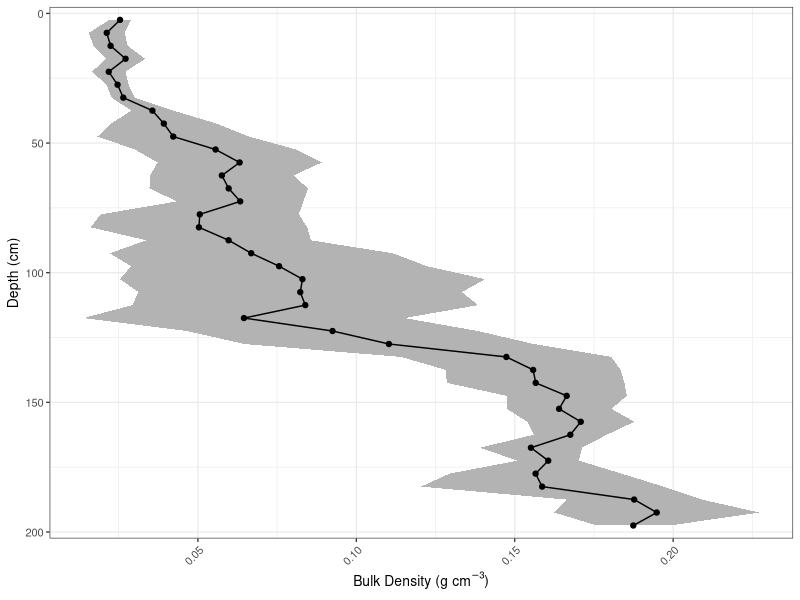
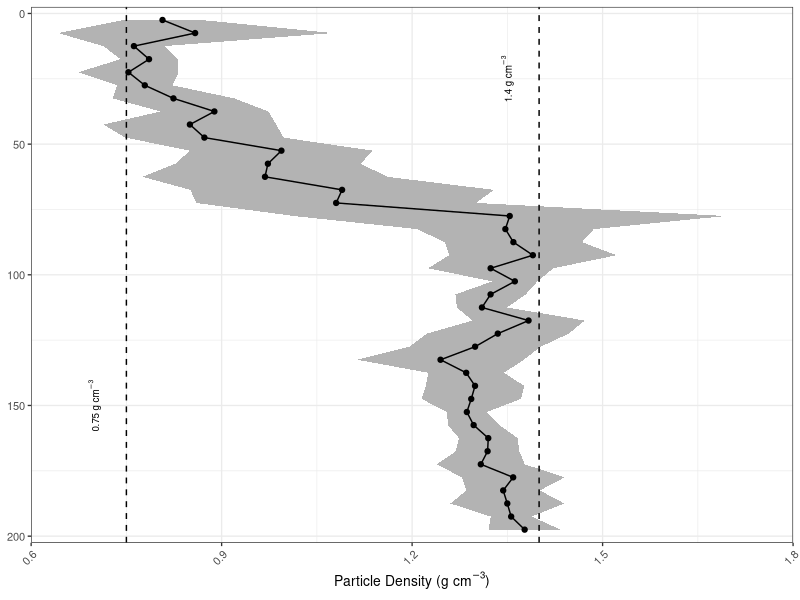
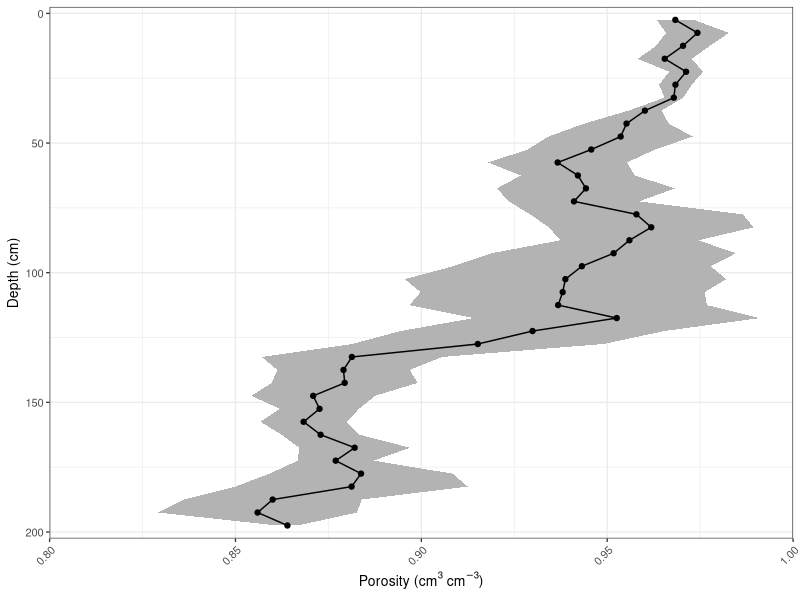
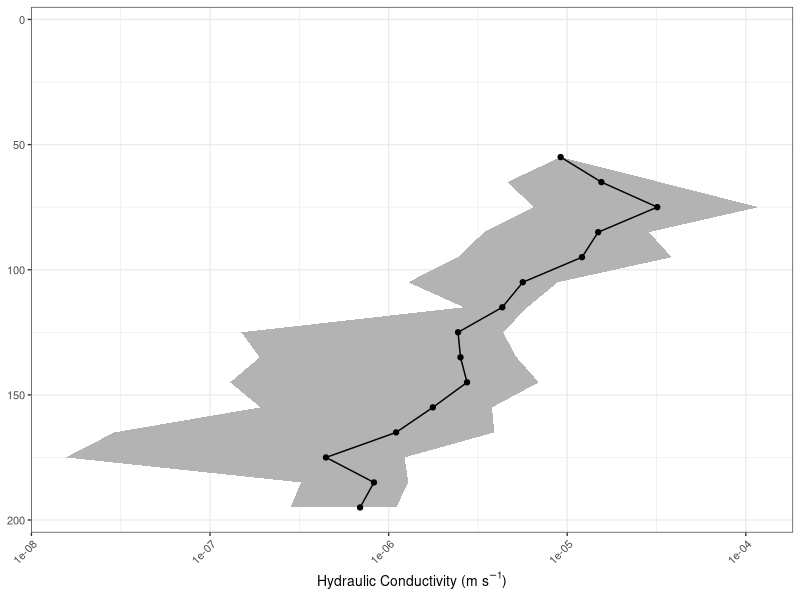
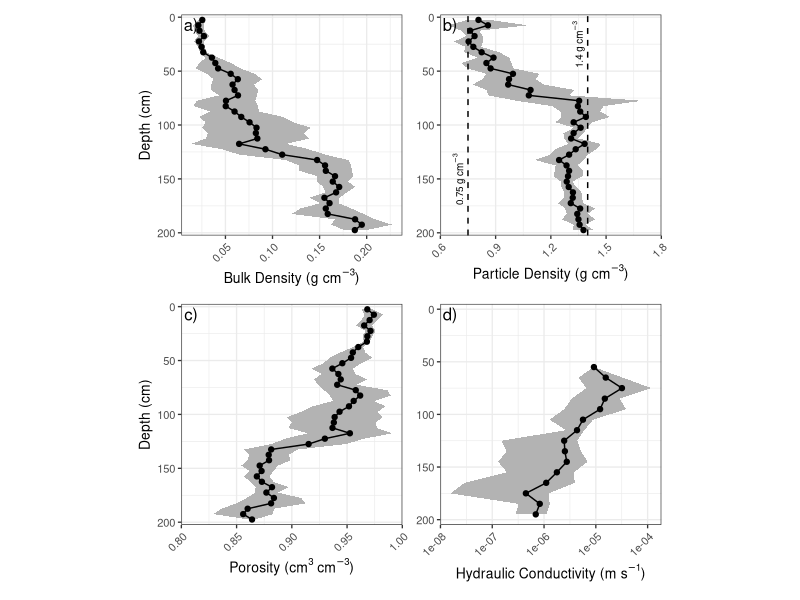
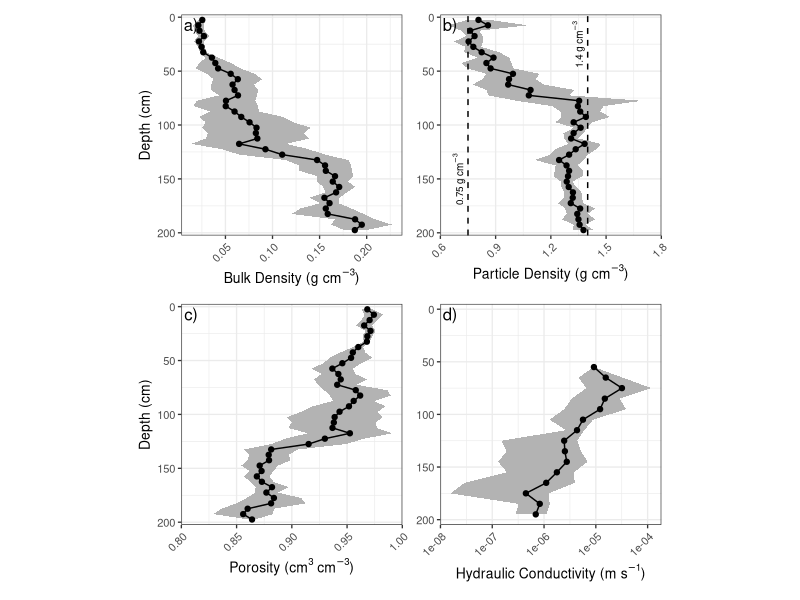

These figures' R source, in order:
#' # Load Libraries

library(tidyverse)
library(patchwork)

#' # Read in data 
data <-  read_csv("Data.csv") %>%
  pivot_longer(cols = c("particle_density_g_cm3", "bulk_density_g_cm3", "porosity"), names_to = "parameter", values_to = "value")

k_data <-  read_csv("Ksat data.csv") 

plot_data <- data %>%
  group_by(parameter, mid_depth) %>%
  summarise(mean = mean(value, na.rm = TRUE),
            sd = sd(value, na.rm = TRUE)) %>%
  ungroup() 

plot_data2 <- k_data %>%
  group_by(mid_depth) %>%
  summarise(mean = mean(ksat, na.rm = TRUE),
            sd = sd(ksat, na.rm = TRUE),
            n = n(),
            max = max(ksat, na.rm = TRUE),
            min = min(ksat, na.rm = TRUE)) %>%
  ungroup()

bd1 <- ggplot(data = filter(plot_data, parameter == "bulk_density_g_cm3"), aes(x = mid_depth, y = mean)) +
  geom_ribbon(aes(ymin = mean - sd, ymax = mean + sd), fill = "grey70") +
  geom_point() +
  geom_line() +
  theme_bw(base_size = 10) +
  scale_x_reverse(expand = c(0,5), breaks = seq(0, 200, 50)) +
  #scale_y_continuous(expand = c(0,0), limits = c(0, 0.25), breaks = seq(0, 0.25, 0.05)) +
  coord_flip() +
  labs(x = "Depth (cm)", y = expression(paste("Bulk Density (", g~cm^{-3}, ")"))) +
  theme(axis.text.x = element_text(angle = 45, hjust = 1, vjust = 1))
bd1

pd1 <- ggplot(data = filter(plot_data, parameter == "particle_density_g_cm3"), aes(x = mid_depth, y = mean)) +
  geom_ribbon(aes(ymin = mean - sd, ymax = mean + sd), fill = "grey70") +
  geom_point() +
  geom_line() +
  geom_hline(yintercept = 0.75, linetype = "dashed") +
  annotate("text", x = 150, y = 0.7, label =  "0.75~g~cm^{-3}", parse = TRUE, angle = 90, size = 2.5) +
  geom_hline(yintercept = 1.4, linetype = "dashed") +
  annotate("text", x = 25, y = 1.35, label =  "1.4~g~cm^{-3}", parse = TRUE, angle = 90, size = 2.5) +
  theme_bw(base_size = 10) +
  scale_x_reverse(expand = c(0,5), breaks = seq(0, 200, 50)) +
  scale_y_continuous(expand = c(0,0), limits = c(0.6, 1.8), breaks = seq(0.6, 1.8, 0.3)) +
  coord_flip() +
  labs(x = "Depth (cm)", y = expression(paste("Particle Density (", g~cm^{-3}, ")"))) +
  theme(axis.title.y = element_blank(),
        axis.text.x = element_text(angle = 45, hjust = 1, vjust = 1))
pd1

p1 <- ggplot(data = filter(plot_data, parameter == "porosity"), aes(x = mid_depth, y = mean)) +
  geom_ribbon(aes(ymin = mean - sd, ymax = mean + sd), fill = "grey70") +
  geom_point() +
  geom_line() +
  theme_bw(base_size = 10) +
  scale_x_reverse(expand = c(0,5), breaks = seq(0, 200, 50)) +
  scale_y_continuous(expand = c(0,0), limits = c(0.8, 1), breaks = seq(0.8, 1, 0.05)) +
  coord_flip() +
  labs(x = "Depth (cm)", y = expression(paste("Porosity (", cm^{3}~cm^{-3}, ")"))) +
  theme(axis.text.x = element_text(angle = 45, hjust = 1, vjust = 1))
p1


k1<- ggplot(data = plot_data2, aes(x = mid_depth, y = mean)) +
  geom_ribbon(aes(ymin = min, ymax = max), fill = "grey70") +
  geom_point() +
  geom_line() +
  theme_bw(base_size = 10) +
  scale_x_reverse(expand = c(0,5), limits = c(200, 0), breaks = seq(0, 200, 50)) +
  scale_y_log10() +
  coord_flip() +
  labs(y = expression(paste("Hydraulic Conductivity (", m~s^{-1}, ")"))) +
  theme(axis.title.y = element_blank(),
        axis.text.x = element_text(angle = 45, hjust = 1, vjust = 1))
k1


p3 <- bd1 + pd1 + p1 + k1 + 
  plot_layout(guides = 'collect', axes = "collect", axis_titles = "collect") + 
  plot_annotation(tag_levels = "a", tag_suffix = ")") & 
  theme(legend.position = 'bottom', plot.tag.location = "panel", plot.tag.position = c(0.045,0.955), aspect.ratio=1)
p3

ggsave(plot = p3, filename = "Figure S2.png", height = 170, width = 174, units = "mm", dpi = 600)
